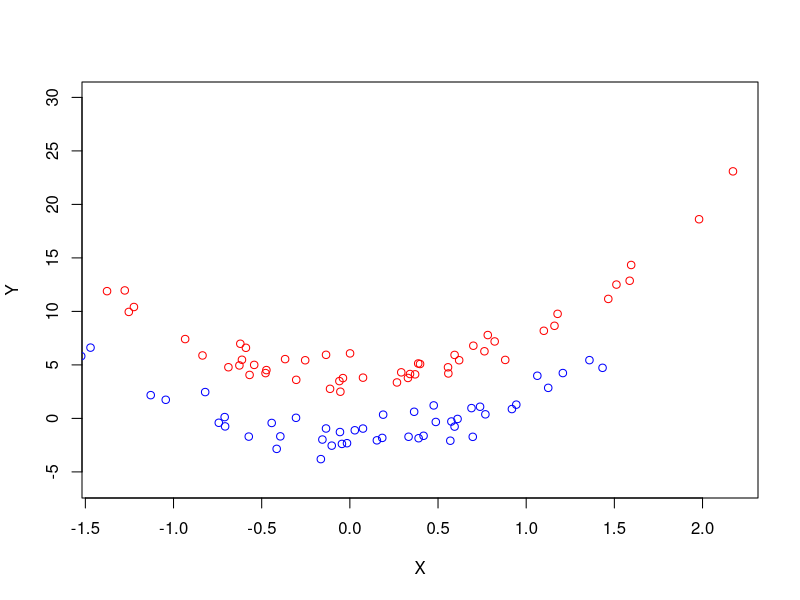
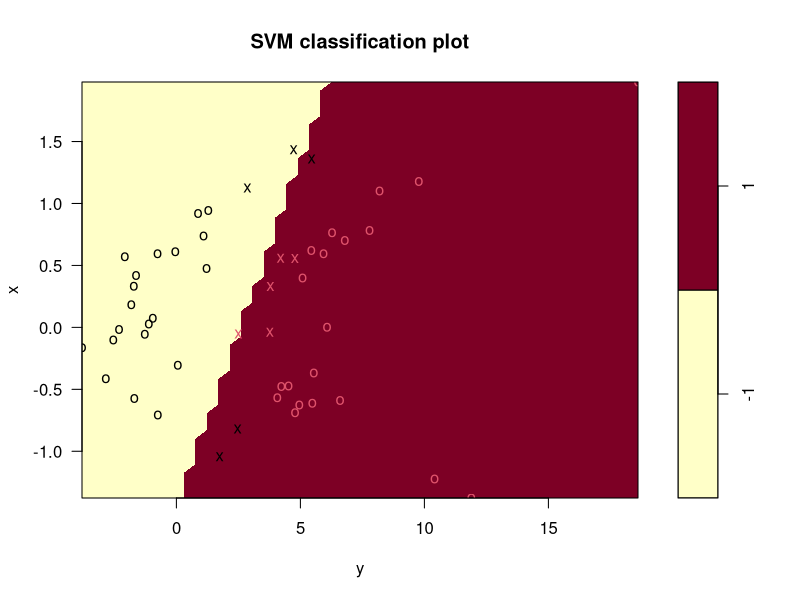
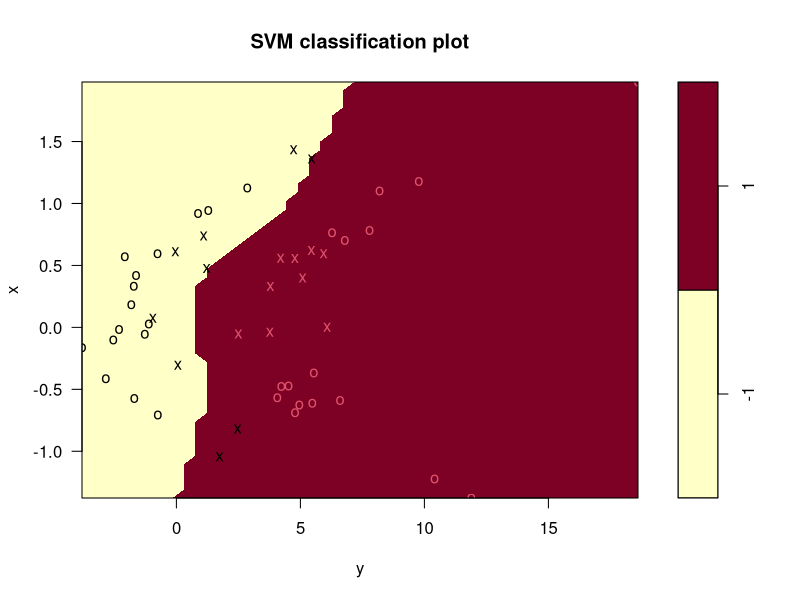
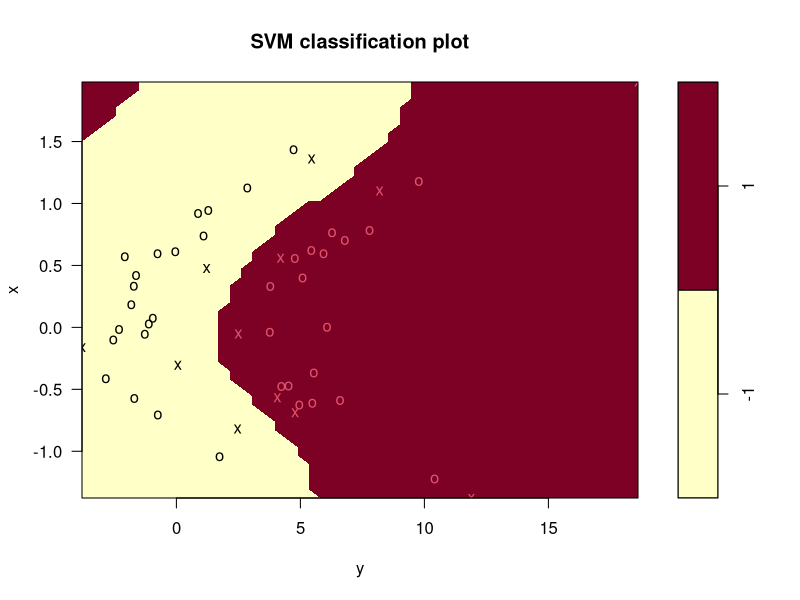
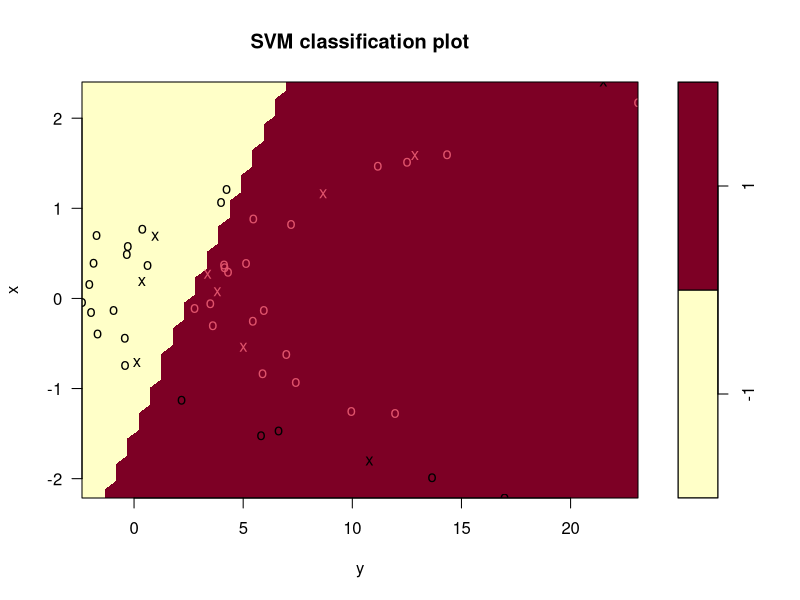
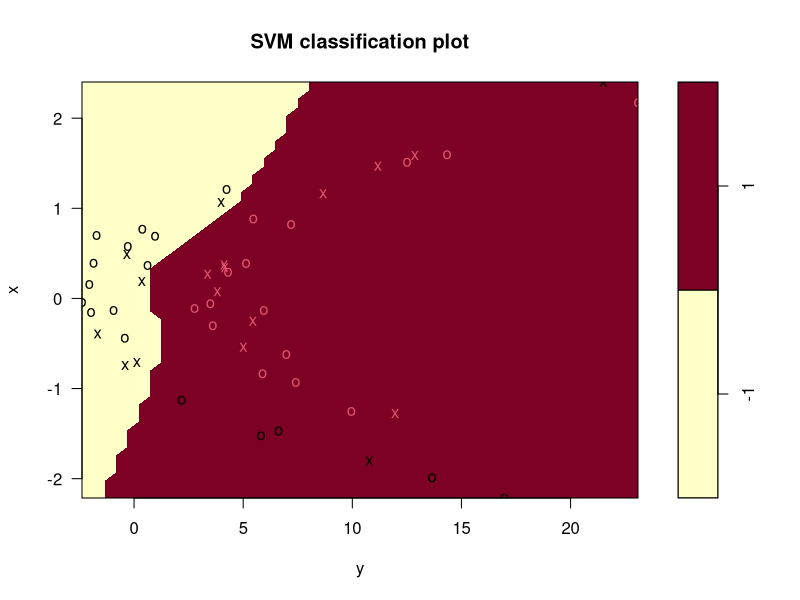
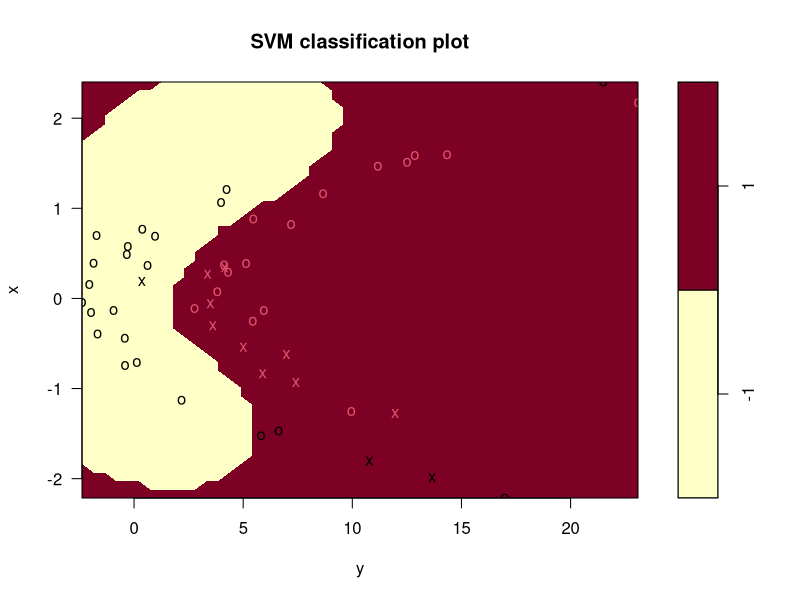
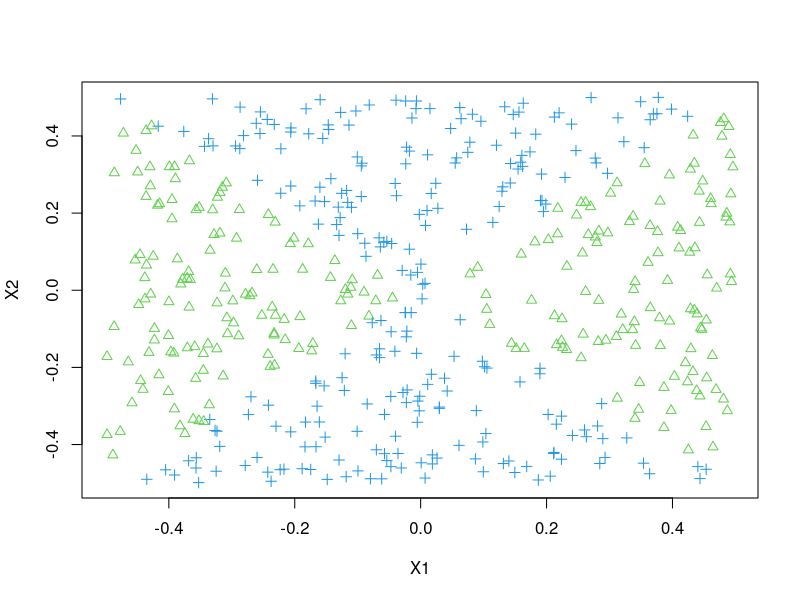

These charts were generated, in order, by the following R code: (Note: this script raises an error after producing the figures.)
##### Exercise 9.4 ##### 
library(e1071)
set.seed(1)
x <- rnorm(100)
y <- 4 * x^2 + 1 + rnorm(100)
class <- sample(100, 50)
y[class] <- y[class] + 3
y[-class] <- y[-class] - 3
plot(x[class], y[class], col = "red", xlab = "X", ylab = "Y", ylim = c(-6, 30))
points(x[-class], y[-class], col = "blue")

z <- rep(-1, 100)
z[class] <- 1
data <- data.frame(x = x, y = y, z = as.factor(z))
train <- sample(100, 50)
data.train <- data[train, ]
data.test <- data[-train, ]
svm.linear <- svm(z ~ ., data = data.train, kernel = "linear", cost = 10)
plot(svm.linear, data.train)
table(predict = predict(svm.linear, data.train), truth = data.train$z)

svm.poly <- svm(z ~ ., data = data.train, kernel = "polynomial", cost = 10)
plot(svm.poly, data.train)
table(predict = predict(svm.poly, data.train), truth = data.train$z)

svm.radial <- svm(z ~ ., data = data.train, kernel = "radial", gamma = 1, cost = 10)
plot(svm.radial, data.train)
table(predict = predict(svm.radial, data.train), truth = data.train$z)

plot(svm.linear, data.test)
table(predict = predict(svm.linear, data.test), truth = data.test$z)
plot(svm.poly, data.test)
table(predict = predict(svm.poly, data.test), truth = data.test$z)
plot(svm.radial, data.test)
table(predict = predict(svm.radial, data.test), truth = data.test$z)

##### Exercise 9.5 #####
set.seed(1)
x1 <- runif(500) - 0.5
x2 <- runif(500) - 0.5
y <- 1 * (x1^2 - x2^2 > 0)

plot(x1, x2, xlab = "X1", ylab = "X2", col = (4 - y), pch = (3 - y))

logit.fit <- glm(y ~ x1 + x2, family = "binomial")
summary(logit.fit)

data <- data.frame(x1 = x1, x2 = x2, y = y)
probs <- predict(logit.fit, data, type = "response")
preds <- rep(0, 500)
preds[probs > 0.47] <- 1
plot(data[preds == 1, ]$x1, data[preds == 1, ]$x2, col = (4 - 1), pch = (3 - 1), xlab = "X1", ylab = "X2")
points(data[preds == 0, ]$x1, data[preds == 0, ]$x2, col = (4 - 0), pch = (3 - 0))

logitnl.fit <- glm(y ~ poly(x1, 2) + poly(x2, 2) + I(x1 * x2), family = "binomial")
summary(logitnl.fit)

probs <- predict(logitnl.fit, data, type = "response")
preds <- rep(0, 500)
preds[probs > 0.47] <- 1
plot(data[preds == 1, ]$x1, data[preds == 1, ]$x2, col = (4 - 1), pch = (3 - 1), xlab = "X1", ylab = "X2")
points(data[preds == 0, ]$x1, data[preds == 0, ]$x2, col = (4 - 0), pch = (3 - 0))

ata$y <- as.factor(data$y)
svm.fit <- svm(y ~ x1 + x2, data, kernel = "linear", cost = 0.01)
preds <- predict(svm.fit, data)
plot(data[preds == 0, ]$x1, data[preds == 0, ]$x2, col = (4 - 0), pch = (3 - 0), xlab = "X1", ylab = "X2")
points(data[preds == 1, ]$x1, data[preds == 1, ]$x2, col = (4 - 1), pch = (3 - 1))

data$y <- as.factor(data$y)
svmnl.fit <- svm(y ~ x1 + x2, data, kernel = "radial", gamma = 1)
preds <- predict(svmnl.fit, data)
plot(data[preds == 0, ]$x1, data[preds == 0, ]$x2, col = (4 - 0), pch = (3 - 0), xlab = "X1", ylab = "X2")
points(data[preds == 1, ]$x1, data[preds == 1, ]$x2, col = (4 - 1), pch = (3 - 1))

##### Exercise 9.8 #####
set.seed(1)
train <- sample(nrow(OJ), 800)
OJ.train <- OJ[train, ]
OJ.test <- OJ[-train, ]

svm.linear <- svm(Purchase ~ ., data = OJ.train, kernel = "linear", cost = 0.01)
summary(svm.linear)

train.pred <- predict(svm.linear, OJ.train)
table(OJ.train$Purchase, train.pred)
(78 + 55) / (439 + 228 + 78 + 55)
test.pred <- predict(svm.linear, OJ.test)
table(OJ.test$Purchase, test.pred)
(31 + 18) / (141 + 80 + 31 + 18)

set.seed(2)
tune.out <- tune(svm, Purchase ~ ., data = OJ.train, kernel = "linear", ranges = list(cost = 10^seq(-2, 1, by = 0.25)))
summary(tune.out)

svm.linear <- svm(Purchase ~ ., kernel = "linear", data = OJ.train, cost = tune.out$best.parameter$cost)
train.pred <- predict(svm.linear, OJ.train)
table(OJ.train$Purchase, train.pred)
(71 + 56) / (438 + 235 + 71 + 56)
test.pred <- predict(svm.linear, OJ.test)
table(OJ.test$Purchase, test.pred)
(32 + 19) / (140 + 79 + 32 + 19)

svm.radial <- svm(Purchase ~ ., kernel = "radial", data = OJ.train)
summary(svm.radial)
train.pred <- predict(svm.radial, OJ.train)
table(OJ.train$Purchase, train.pred)
(77 + 39) / (455 + 229 + 77 + 39)
test.pred <- predict(svm.radial, OJ.test)
table(OJ.test$Purchase, test.pred)
(28 + 18) / (141 + 83 + 28 + 18)









